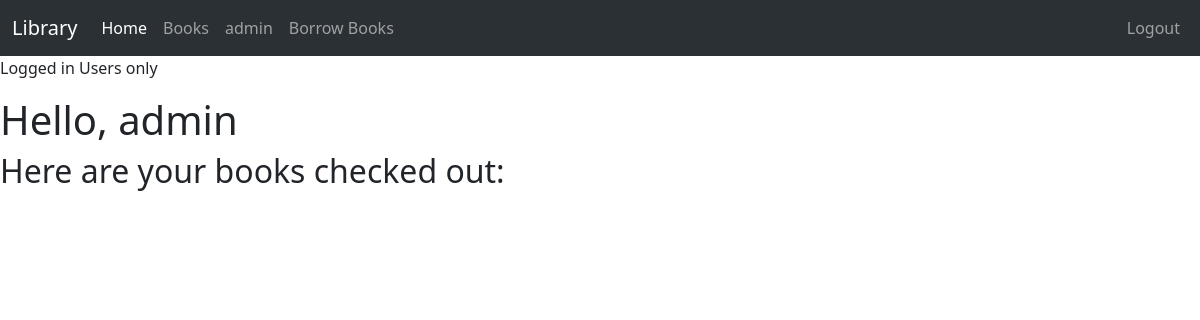
The app's page /my_view/ (signed in), older data.
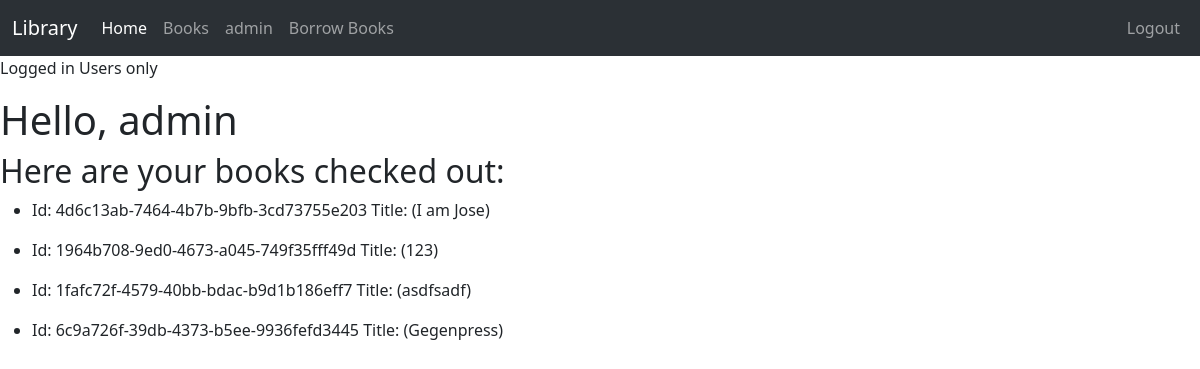
The same page, newer data.
### catalog/models.py (models this page shows, shortened)
class BookInstance(models.Model):
    id = models.UUIDField(primary_key=True,default=uuid.uuid4)
    book = models.ForeignKey('Book',on_delete=models.RESTRICT,null=True)
    imprint = models.CharField(max_length=200)
    due_back = models.DateField(null=True,blank=True)
    borrower = models.ForeignKey(User,on_delete=models.SET_NULL,null=True)
    LOAN_STATUS = (
        ('m','Maintenance'),
        ('o','On Loan'),
        ('a','Available'),
        ('r','Reserved')
    )
    status = models.CharField(max_length=1,choices=LOAN_STATUS,blank=True,default='m')
    class Meta:
        ordering = ['due_back']
    def __str__(self):
        return f'{self.id} Title: ({self.book.title})'

class Book(models.Model):
    title = models.CharField(max_length=200)
    author = models.ForeignKey('Author',on_delete=models.SET_NULL,null=True)
    summary = models.TextField(max_length=600)
    isbn = models.CharField('ISBN',max_length=13,unique=True)
    genre = models.ManyToManyField(Genre)
    language = models.ForeignKey('Language',on_delete=models.SET_NULL,null=True)

### catalog/views.py (the view)
# urls.py: path('my_view/',views.CheckedOutBooksByUserView.as_view(),name='my_view'),
class CheckedOutBooksByUserView(LoginRequiredMixin,ListView):
    model = BookInstance
    template_name = 'catalog/my_view.html'
    paginate_by = 5 #5 book instances per page
    def get_queryset(self):
        return BookInstance.objects.filter(borrower=self.request.user).all()

### catalog/templates/catalog/my_view.html
{% extends "catalog/index.html" %} {% block content %}
<p>Logged in Users only</p>
<h1> Hello, {{user.get_username}}
    <h2>Here are your books checked out:</h2>
    {% for book in bookinstance_list %}
    <ul>
        <li>
            <p>Id: {{book}} </p>
        </li>
    </ul>
    {% endfor %} {% endblock content %}

### catalog/templates/catalog/index.html (shortened to what this page needs)
<html lang="en">
<head>
    <link href="https://cdn.jsdelivr.net/npm/bootstrap@5.3.3/dist/css/bootstrap.min.css" rel="stylesheet">
</head>
<body>
    <nav class="navbar navbar-expand-lg bg-body-tertiary" data-bs-theme="dark">
        <div class="container-fluid">
            <a class="navbar-brand" href="#">Library</a>
            <div class="collapse navbar-collapse" id="navbarNav">
                <ul class="navbar-nav">
                    <li class="nav-item">
                        <a class="nav-link active" aria-current="page" href="{% url 'catalog:index' %}">Home</a>
                    </li>
                    <li class="nav-item">
                        <a class="nav-link" href=" {% url 'catalog:book_list' %}">Books</a>
                    </li>
                    <li class="nav-item">
                        <a class="nav-link" href="{% url 'catalog:my_view' %}">{{user.get_username}}</a>
                    </li>
                    <li class="nav-item">{% if user.is_authenticated %}
                        <a class="nav-link" aria-disabled="true">Borrow Books</a>
                        {% else %}
                        <a class="nav-link disabled" aria-disabled="true">Borrow Books</a>
                    </li>
                    {% endif %}
                </ul>
                <div class="ms-auto">
                    <ul class="navbar-nav">
                        <li class="nav-item">
                            {% if user.is_authenticated %}
                            <a class="nav-link" href="{% url 'logout' %}">Logout</a> {% else %}
                            <a class="nav-link" href="{% url 'login' %}">Login</a> {% endif %}
                        </li>
                    </ul>
                </div>
            </div>
        </div>
    </nav>
    {% block content %}{% endblock content %}
</html>

Row changes from the older to the newer data that the page shows:
added BookInstance: id+book "4d6c13ab-7464-4b7b-9bfb-3cd73755e203 Title: (I am Jose)"
added BookInstance: id+book "1964b708-9ed0-4673-a045-749f35fff49d Title: (123)"
added BookInstance: id+book "1fafc72f-4579-40bb-bdac-b9d1b186eff7 Title: (asdfsadf)"
added BookInstance: id+book "6c9a726f-39db-4373-b5ee-9936fefd3445 Title: (Gegenpress)"
